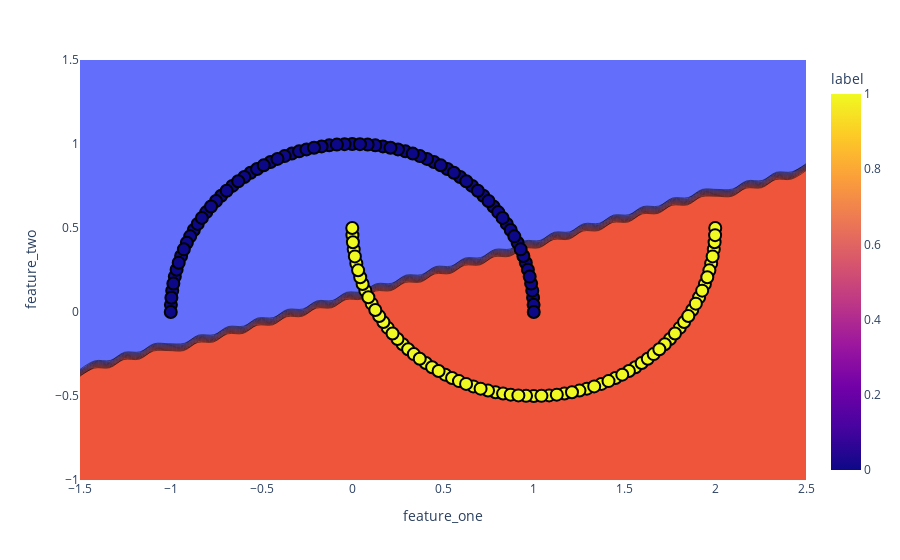

Notebook cell for this chart:
### Markdown cell above
In the following plot we can see the data points and the predicted class assignment for all combinations of features

### Code cell
fig = px.scatter(df, x="feature_one", y="feature_two", color="label")
fig.update_traces(marker=dict(size=12, line=dict(width=2, color='black')),
                  selector=dict(mode='markers'))
fig.add_trace(
    plot_decision_boundaries(lr_model,
                             df[['feature_one', 'feature_two']].to_numpy())
)

### Figure 1 — Plotly figure (JSON) as saved in the notebook; plotly's stock layout.template omitted (floating-point values rounded to 4 significant figures; data arrays with more than 128 entries replaced by an {"elided": "..."} marker saying what was removed)
{"data": [{"hovertemplate": "feature_one=%{x}<br>feature_two=%{y}<br>label=%{marker.color}<extra></extra>", "legendgroup": "", "marker": {"color": {"elided": "150 int values"}, "coloraxis": "coloraxis", "line": {"color": "black", "width": 2}, "size": 12, "symbol": "circle"}, "mode": "markers", "name": "", "orientation": "v", "showlegend": false, "type": "scatter", "x": {"elided": "150 float values"}, "xaxis": "x", "y": {"elided": "150 float values"}, "yaxis": "y"}, {"colorscale": [[0, "#636EFA"], [1, "#EF553B"]], "showscale": false, "type": "contour", "x": {"elided": "2500 float values"}, "y": {"elided": "2500 float values"}, "z": {"elided": "2500 int values"}}], "layout": {"coloraxis": {"colorbar": {"title": {"text": "label"}}, "colorscale": [[0, "#0d0887"], [0.1111, "#46039f"], [0.2222, "#7201a8"], [0.3333, "#9c179e"], [0.4444, "#bd3786"], [0.5556, "#d8576b"], [0.6667, "#ed7953"], [0.7778, "#fb9f3a"], [0.8889, "#fdca26"], [1, "#f0f921"]]}, "legend": {"tracegroupgap": 0}, "margin": {"t": 60}, "xaxis": {"anchor": "y", "domain": [0, 1], "title": {"text": "feature_one"}}, "yaxis": {"anchor": "x", "domain": [0, 1], "title": {"text": "feature_two"}}}}
